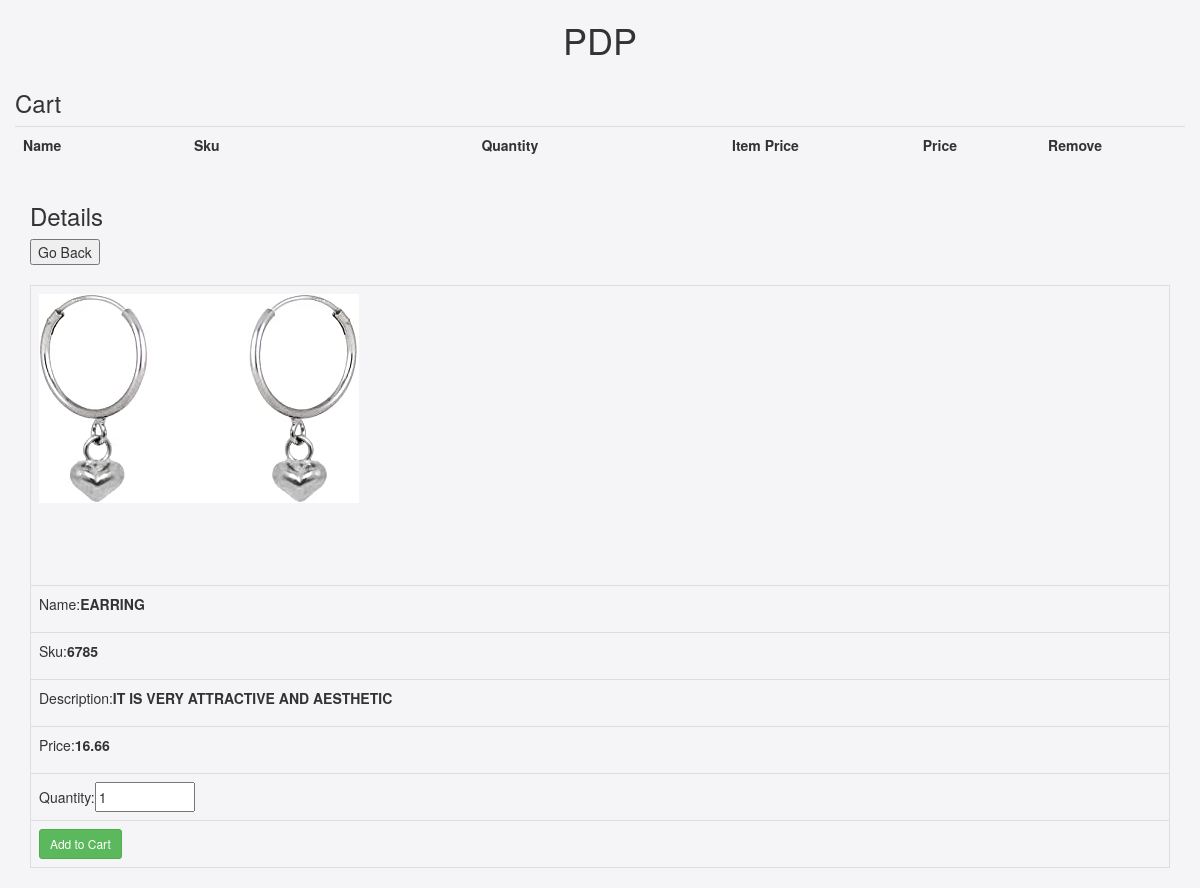
Page /details.php?Id=4 on the committed database.
### tables this page shows
CREATE TABLE products(
  Id int(8) PRIMARY KEY,
  Name varchar(30) NOT NULL,
  Sku int(10) NOT NULL,
  Price double(10,2) NOT NULL,
  Description varchar(500) NOT NULL,
  image text NOT NULL
);

### details.php (the view, shortened to what this page needs)
<?php include 'Db.php' ?>
<!DOCTYPE html>
<html lang="en">
   <head>
      <link rel="stylesheet" href="css/index.css">
      <link rel="stylesheet" href="https://maxcdn.bootstrapcdn.com/bootstrap/3.4.1/css/bootstrap.min.css">
   </head>
   <body class="body">
      <div class="container">
      <h1 align="center">PDP</h1>
      <div class="row">
      <div>
        <h3> Cart </h3>
        </div>
        <table class="table">
            <tbody>
            <tr>
                <th class="text-left">Name</th>
                <th class="text-left">Sku</th>
                <th class="text-right">Quantity</th>
                <th class="text-right">Item Price</th>
                <th class="text-right">Price</th>
                <th class="text-center">Remove</th>
            </tr>
            </tbody>
        </table>
    </div>
      <h3>Details</h3>
      <button onclick="history.back()">Go Back</button><br><br>
      <?php
if (isset($_GET['Id']))
{
    $query = "select * from products where Id={$_GET['Id']}";
    $result = mysqli_query($connection, $query);
    if (mysqli_num_rows($result) > 0)
    {
        $row = mysqli_fetch_assoc($result);
?>
      <table class="table table-bordered">
      <tr id="tr">
         <td > <img src="<?php echo $row["image"]; ?>" ></td>
      <tr>
         <td>
            <p>Name:<strong><?php echo $row['Name']; ?></p>
      <tr>
         <td>
            <p>Sku:<strong><?php echo $row['Sku']; ?></p>
      <tr>
         <td>
            <p>Description:<strong><?php echo $row['Description']; ?></p>
      <tr>
         <td>
            <p>Price:<strong><?php echo $row['Price']; ?></p>
            <form action="details.php?action=Add&Id=<?=$row['Id']; ?>" method="post">
      <tr>   <td>Quantity:<input type="number" Name="quantity" value="1" min=1 max=1000 class="number"></td>
      <tr>  <td><input type="submit" value="Add to Cart" class="btn btn-success btn-sm"></td>
            </form>
            <?php
    }
    else
    {
        header("location:index.php");
    }
}
else
{
    header("location:index.php");
}
?>
   </body>
</html>

### css/index.css (style rules this page uses)
.number { width: 100px; height: 30px; }
.body { background-color: #f5f5f8; }
#tr { width: 300px; height: 300px; }

### rows in the picture
products: image (picture), Name "EARRING", Sku "6785", Description "IT IS VERY ATTRACTIVE AND AESTHETIC", Price "16.66"
